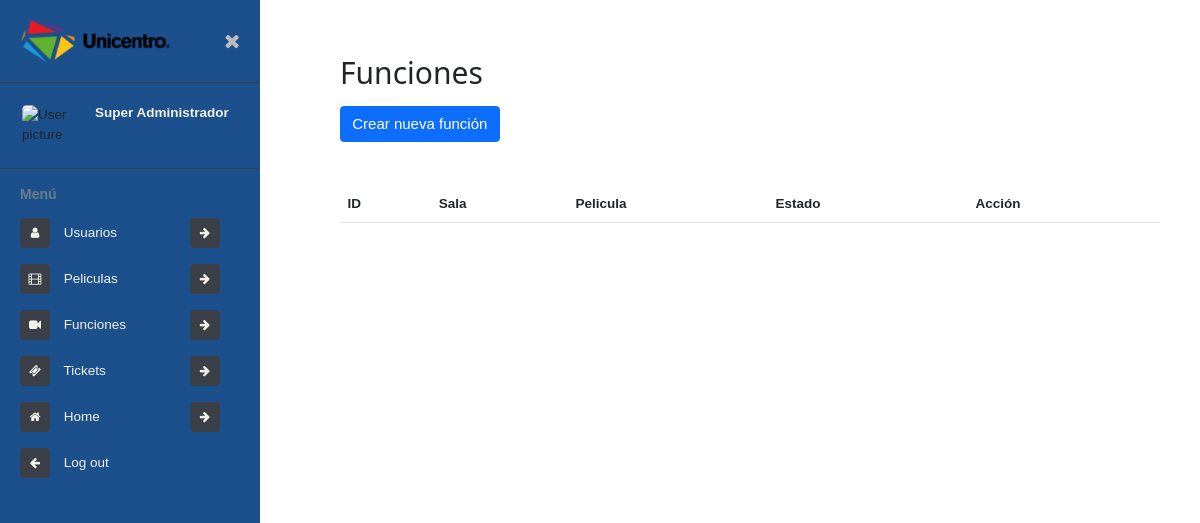
The page /admin/funciones/ (signed in) on the database as committed earlier.
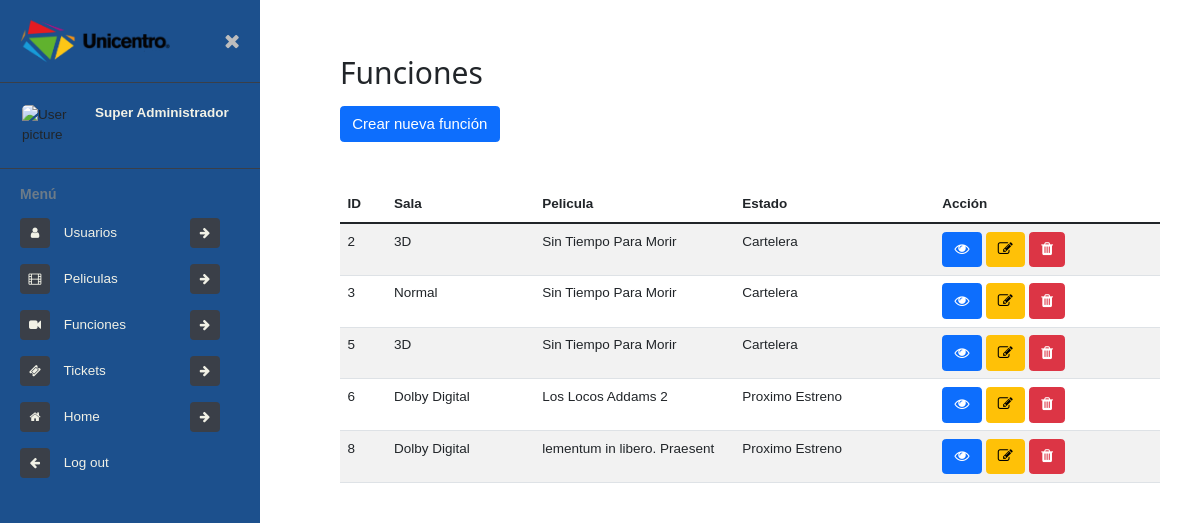
The same page on the database as committed later.
### tables this page shows
CREATE TABLE funcion (idFuncion INTEGER PRIMARY KEY AUTOINCREMENT NOT NULL, fkPelicula INT REFERENCES pelicula (idPelicula) NOT NULL, hora TIME NOT NULL, dia DATE NOT NULL, fkSala INT NOT NULL REFERENCES sala (idSala), estado BOOLEAN NOT NULL DEFAULT (1), fechas VARCHAR, duracion INT, edad INT (2));

CREATE TABLE sala (idSala INT PRIMARY KEY NOT NULL, sala VARCHAR (100) NOT NULL, estado BOOLEAN NOT NULL DEFAULT (1), fecha DATE NOT NULL DEFAULT (DATE('NOW')));

CREATE TABLE pelicula (idPelicula INTEGER PRIMARY KEY AUTOINCREMENT NOT NULL, nombre VARCHAR (500) NOT NULL, actores VARCHAR (255), director VARCHAR (255), fkCategoria INT REFERENCES categoria (idCategoria), descripcion TEXT, imagen VARCHAR (4000), banner VARCHAR (4000), trailer VARCHAR (4000), estado BOOLEAN NOT NULL DEFAULT (1), fecha DATE NOT NULL DEFAULT (DATE('NOW')));

### index.py (the view)
@app.route('/admin/funciones/')
def adminFunciones():
    if session.get('user_data'):
        if session.get('user_data')[12] != 1:
            form = Funcion()
            shows = Shows().view()
            films = Films().list()
            rooms = Rooms().view()
            return render_template('admin/funciones/funciones.html', films=films, form=form,  shows=shows, rooms=rooms)
    flash("No tiene permiso para ingresar a esta área")
    return redirect('/admin/')

### db/DBConexion.py (called while the page is built)
    def getConn(self) -> list:
        return self.__conn

### db/Films.py (called while the page is built)
    def list(self) -> list:
        try:
            query = f"SELECT idPelicula as id, nombre FROM pelicula"
            data = self.conn.execute(query).fetchall()
            return data
        except Exception as m:
            return []

### db/Rooms.py (called while the page is built)
    def view(self, id=None) -> list:
        try:
            query = f"SELECT * FROM sala"
            if(id):
                query += f" WHERE idSala = {escape(id)};"
            return self.conn.execute(query).fetchall()
        except Exception as m:
            return []

### db/Shows.py (called while the page is built)
    def view(self, id=None, status=None) -> list:
        try:
            query = f"SELECT * FROM funcion as fs INNER JOIN pelicula as pl ON fs.fkPelicula = pl.idPelicula"
            if(id):
                query += f" AND fs.idFuncion = {escape(id)}"
            if(status):
                query += f" AND fs.estado = {escape(status)}"
            query += " INNER JOIN sala as sl ON fs.fkSala = sl.idSala; "
            data = self.conn.execute(query).fetchall()
            if (id and data):
                return data[0]
            return data
        except Exception as m:
            return []

### templates/admin/funciones/funciones.html (shortened to what this page needs)
{% extends 'views/admin.html' %}
{% block content %}
<h1 class="h2 my-3">Funciones</h1>
<button type="button" class="btn btn-primary" data-bs-toggle="modal" data-bs-target="#createShow">
    Crear nueva función
</button>
<table class="mt-5 table table-striped table-inverse table-responsive">
    <thead class="thead-inverse">
        <tr>
            <th>ID</th>
            <th>Sala</th>
            <th width="200">Pelicula</th>
            <th width="200">Estado</th>
            <th>Acción</th>
        </tr>
    </thead>
    <tbody>
        {% for show in shows %}
        <tr>
            <td scope="row">{{ show[0] }}</td>
            {% for room in rooms
            if room[0] == show[4] %}
            <td>{{ room[1] }}</td>
            {% endfor %}
            {% for film in films
            if film[0] == show[1] %}
            <td>{{ film[1] }}</td>
            {% endfor %}
            <td>{{ 'Cartelera' if show[5] else 'Proximo Estreno' }}</td>
            <td>
                <a class="btn btn-primary" href="/admin/funcion/{{ show[0] }}" role="button">
                    <i class="fa fa-eye" aria-hidden="true"></i>
                </a>
                <button type="button" class="btn btn-warning" data-bs-toggle="modal"
                    data-bs-target="#edit-show-{{ show[0]  }}">
                    <i class="fa fa-edit" aria-hidden="true"></i>
                </button>
                <form id="delete-{{ show[0] }}" class="d-inline" action="/admin/funcion/eliminar/{{ show[0] }}"
                    method="post">
                    <button type="submit" class="btn btn-danger" onclick="
                            event.preventDefault();
                            if(confirm('Seguro que desea eliminar esta funcion')){
                                document.getElementById('delete-{{ show[0] }}').submit();
                            }; ">
                        <i class="fa fa-trash" aria-hidden="true"></i>
                    </button>
                </form>
            </td>
        </tr>
        {% endfor %}
    </tbody>
</table>
{% endblock %}

Rows that differ between the two databases and show on the page:
added funcion: idFuncion "2", estado "Cartelera"
now on this page (row edited): sala: sala "3D"
now on this page (row unchanged): pelicula: nombre "Sin Tiempo Para Morir"
added funcion: idFuncion "3", estado "Cartelera"
now on this page (row edited): sala: sala "Normal", shown under "3"
added funcion: idFuncion "5", estado "Cartelera"
added funcion: idFuncion "6", estado "Proximo Estreno"
now on this page (row edited): sala: sala "Dolby Digital"
now on this page (row unchanged): pelicula: nombre "Los Locos Addams 2", shown under "6"
added funcion: idFuncion "8", estado "Proximo Estreno"
added pelicula: nombre "lementum in libero. Praesent", shown under "8"
